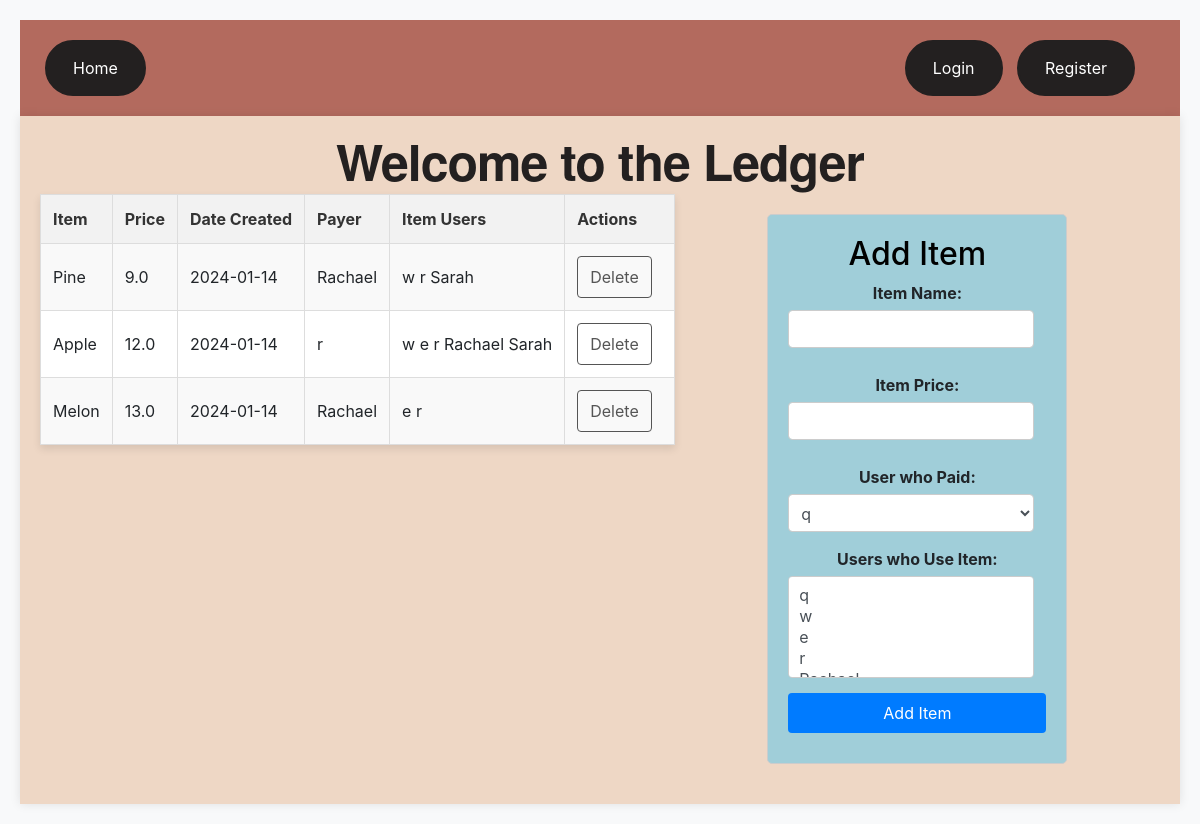
The app's page /ledger, older data.
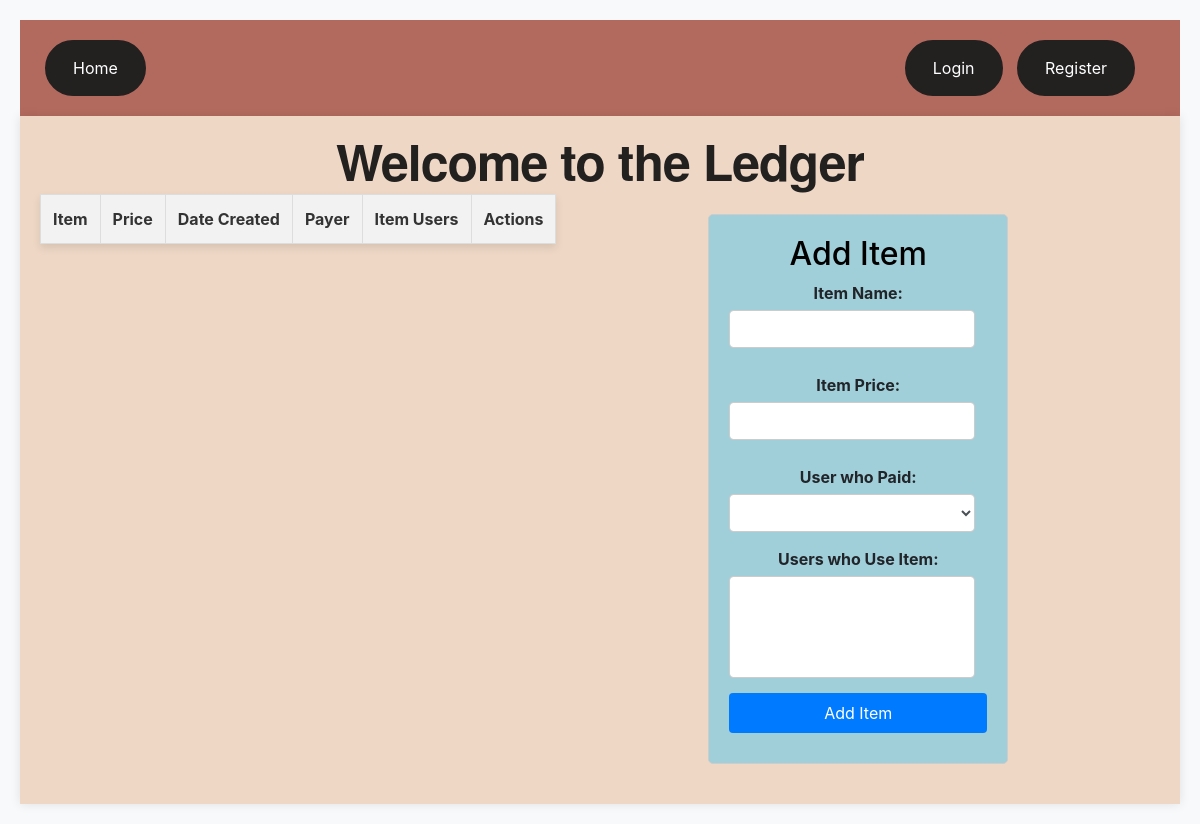
The same page, newer data.
### app/models.py (models this page shows, shortened)
class Items(db.Model):
    __tablename__ = 'items'
    id = db.Column(db.Integer, primary_key=True)
    itemName = db.Column(db.String(200), nullable=False)
    itemPrice = db.Column(db.Float, nullable=False)
    payerID = db.Column(db.Integer, db.ForeignKey('users.id'))
    date_created = db.Column(db.DateTime, default=datetime.utcnow)
    paid = db.Column(db.Boolean, default=False)

class Users(UserMixin, db.Model):
    __tablename__ = 'users'
    id = db.Column(db.Integer, primary_key=True)
    username = db.Column(db.String(250), unique=True, nullable=False)
    password = db.Column(db.String(250), nullable=False)
    balance = db.Column(db.Float, nullable=False)
    date_created = db.Column(db.DateTime, default=datetime.utcnow)
    items = db.relationship('Items', secondary='user_items', backref='users')

### app/routes/ledger.py (the view)
@ledger_bp.route('/ledger', methods=['GET'])
def ledger():
    users = Users.query.order_by(Users.date_created).all()
    items = Items.query.order_by(Items.date_created).all()
    return render_template('ledger.html', users=users, items=items)

### templates/ledger.html (shortened to what this page needs)
{% extends 'base.html' %}
{% block body %}
    <h1>Welcome to the Ledger</h1>
    <div>
        <table>
            <tr>
                <th>Item</th>
                <th>Price</th>
                <th>Date Created</th>
                <th>Payer</th>
                <th>Item Users</th>
                <th>Actions</th>
            </tr>
            {% for item in items %}
                <tr>
                    <td>{{ item.itemName }}</td>
                    <td>{{ item.itemPrice }}</td>
                    <td>{{ item.date_created.date() }}</td>
                    <td>
                        {% for user in users %}
                            {% if user.id == item.payerID %}
                                {{ user.username }}
                            {% endif %}
                        {% endfor %}
                    </td>
                    <td>
                        {% for user in item.users %}
                            {{ user.username }}
                        {% endfor %}
                    </td>
                    <td class="action-links">
                        <a href="/deleteItem/{{ item.id }}">Delete</a>
                    </td>
                </tr>
            {% endfor %}
        </table>
    </div>
<form action="/addItem" method='POST' class="custom-form">
<h2>Add Item</h2>
    <div class="form-group">
        <label for="itemName">Item Name:</label>
        <input type="text" name="itemName" id="itemName" class="form-control"/>
    </div>
    <div class="form-group">
        <label for="itemPrice">Item Price:</label>
        <input type="number" name="itemPrice" id="itemPrice" class="form-control"/>
    </div>
    <div class="form-group">
        <label for="payerID">User who Paid:</label>
        <select id="payerID" name="payerID" class="form-control">
            {% for user in users %}
                <option value="{{ user.id }}">{{ user.username }}</option>
            {% endfor %}
        </select>
    </div>
    <div class="form-group">
        <label for="itemUsers">Users who Use Item:</label>
        <select id="itemUsers" name="itemUsers" multiple class="form-control">
            {% for user in users %}
                <option value="{{ user.id }}">{{ user.username }}</option>
            {% endfor %}
        </select>
    </div>
    <input type="submit" value="Add Item" class="btn btn-primary">
</form>
{% endblock %}

### templates/base.html (shortened to what this page needs)
<!DOCTYPE html>
<html lang="en">
<head>
    <link rel="stylesheet" href="https://cdn.jsdelivr.net/npm/bootstrap@4.3.1/dist/css/bootstrap.min.css">
    <link rel="stylesheet" href="{{ url_for('static', filename='css/main.css') }}">
</head>
<body>
    <nav>
        {% if current_user.is_authenticated %}
            <div>
                <a href="{{ url_for('homepage.index') }}">Home</a>
                <a href="{{ url_for('account.account') }}">Account</a>
                <a href="{{ url_for('ledger.ledger') }}">Ledger</a>
                <a href="{{ url_for('account.account_logout') }}">Logout</a>
            </div>
            <div class="logged-in-message">
                    Logged in as: {{ current_user.username }}
            </div>
        {% else %}
            <div>
                <a href="{{ url_for('homepage.index') }}">Home</a>
            </div>
            <div class="logged-in-message">
                    <a href="{{ url_for('account.login') }}">Login</a>
                    <a href="{{ url_for('account.register') }}">Register</a>
            </div>
        {% endif %}
    </nav>
    <div class="main-container">{% block body %}{% endblock %}</div>
</body>
</html>

### static/css/main.css (style rules this page uses)
body { background-color: #f8f9fa; padding: 20px; text-align: center; }
.main-container { background-color: #EED7C5; padding: 20px; box-shadow: 0px 0px 10px rgba(0, 0, 0, 0.1); display:flex; justify-content:center; flex-wrap: wrap; }
h1 { color: #232020; font-family: 'Helvetica Neue', sans-serif; font-size: 50px; font-weight: bold; letter-spacing: -1px; line-height: 1; text-align: center; width: 100%; }
h2 { text-align: center; color: black; }
form { margin: 20px 0; display: flex; flex-direction: column; max-width: 300px; }
nav { background-color: #B36A5E; overflow: hidden; display: flex; justify-content: space-between; align-items: center; padding: 20px 20px; }
nav a { color: white; text-align: center; padding: 14px 26px; text-decoration: none; border-radius: 32px; border: 2px solid #232020; display: inline-block; background-color: #232020; margin: 0 5px; }
.logged-in-message { color: white; margin-left: auto; padding-right: 20px; }
table { width: 100%; border-collapse: collapse; margin-bottom: 20px; box-shadow: 0 4px 8px rgba(0, 0, 0, 0.1); background-color: #fff; }
th, td { border: 1px solid #ddd; padding: 12px; text-align: left; }
th { background-color: #f2f2f2; color: #333; }
label { margin-bottom: 5px; font-weight: bold; }
input { padding: 5px; margin-bottom: 10px; border: 1px solid #ccc; border-radius: 3px; }
.custom-form { width: 300px; margin: 20px auto; padding: 20px; border: 1px solid #ccc; border-radius: 5px; background-color: #A0CED9; }
.form-group { margin-bottom: 15px; }
.form-group label { display: block; font-weight: bold; margin-bottom: 5px; }
.form-control { width: calc(100% - 12px); padding: 8px; border-radius: 4px; border: 1px solid #ccc; }
.btn { padding: 8px 15px; border-radius: 4px; border: none; cursor: pointer; }
.btn-primary { background-color: #007bff; color: white; }

Row changes from the older to the newer data that the page shows:
removed Items: itemName "Pine", itemPrice "9.0", date_created "2024-01-14"
removed Users: username "Rachael", {{ user.id }} 5 (drawn)
removed Users: username "w", {{ user.id }} 2 (drawn)
removed Users: username "r", {{ user.id }} 4 (drawn)
removed Users: username "Sarah"
removed Items: itemName "Apple", itemPrice "12.0", date_created "2024-01-14"
removed Users: username "e", {{ user.id }} 3 (drawn)
removed Items: itemName "Melon", itemPrice "13.0", date_created "2024-01-14"
Text that changed along with them:
form field payerID: "q" → (not shown)
form field itemUsers: "q / w / e / r" → (not shown)
